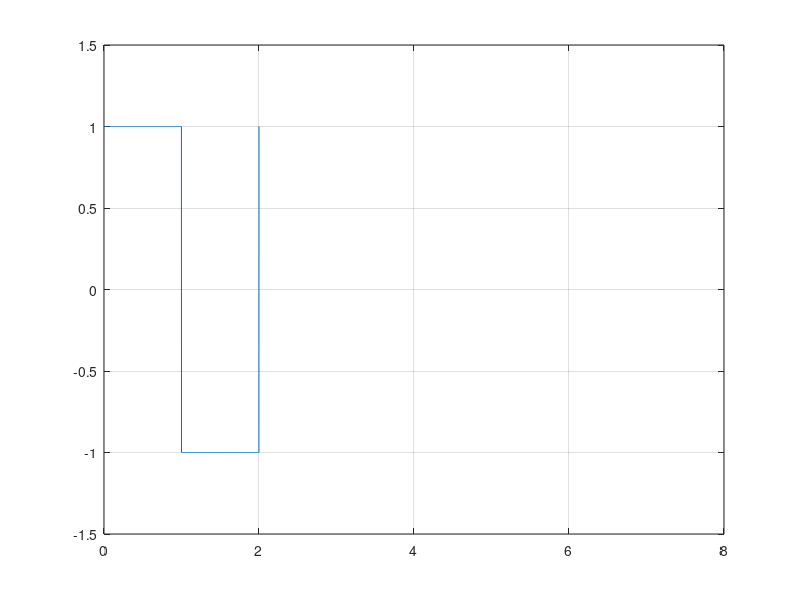

This chart was generated by the following MATLAB code:
fs = 44100;
Ts = 1/fs;
t = 0:Ts:2-Ts;


duty = 50;

t = 0:0.001:2;

f = 0.5;

x = square(2*pi*f*t,duty);

plot(t,x)

axis([0 8 -1.5 1.5])

grid on